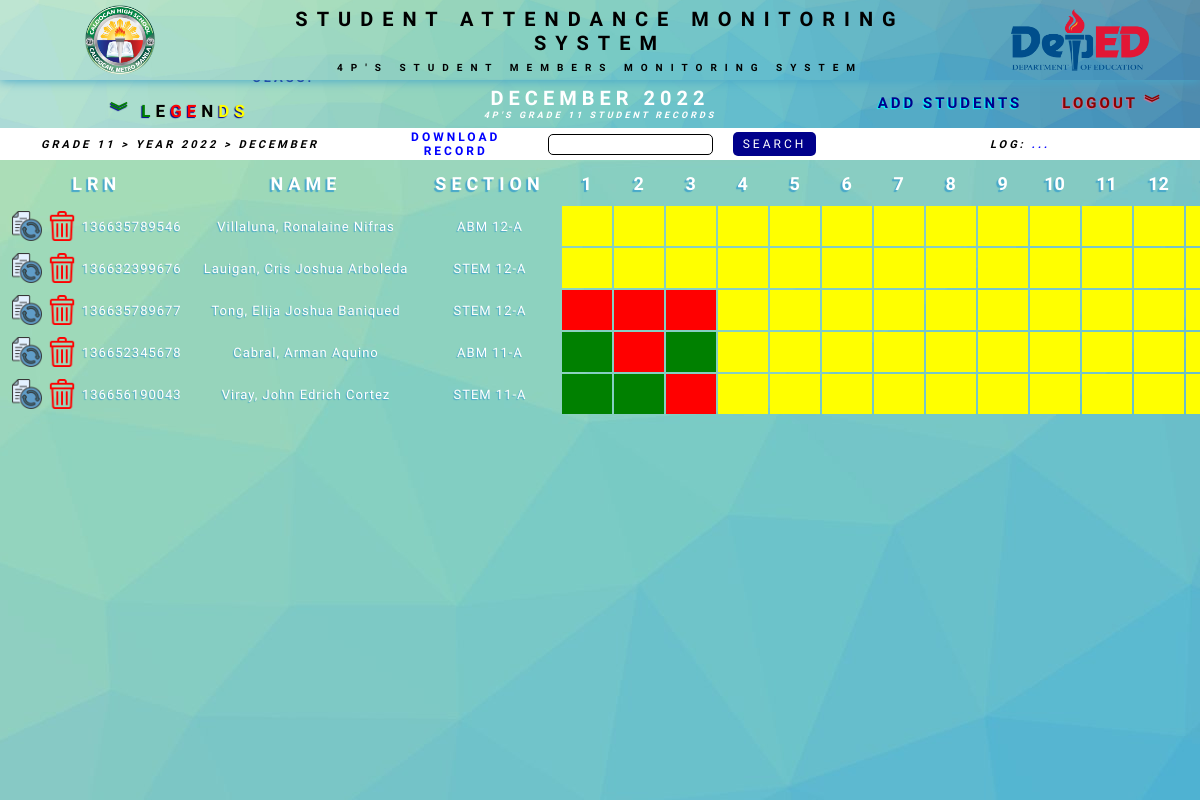
Page /grade11/grade11december2022.php (signed in) on the committed database.
### tables this page shows
CREATE TABLE `grade11_december2022` (
  `month_id` int(20) NOT NULL,
  `lrn` varchar(12) NOT NULL,
  `student_name` varchar(50) NOT NULL,
  `section` varchar(20) NOT NULL,
  `1` varchar(20) NOT NULL,
  `2` varchar(20) NOT NULL,
  `3` varchar(20) NOT NULL,
  `4` varchar(20) NOT NULL,
  `5` varchar(20) NOT NULL,
  `6` varchar(20) NOT NULL,
  `7` varchar(20) NOT NULL,
  `8` varchar(20) NOT NULL,
  `9` varchar(20) NOT NULL,
  `10` varchar(20) NOT NULL,
  `11` varchar(20) NOT NULL,
  `12` varchar(20) NOT NULL,
  `13` varchar(20) NOT NULL,
  `14` varchar(20) NOT NULL,
  `15` varchar(20) NOT NULL,
  `16` varchar(20) NOT NULL,
  `17` varchar(20) NOT NULL,
  `18` varchar(20) NOT NULL,
  `19` varchar(20) NOT NULL,
  `20` varchar(20) NOT NULL,
  `21` varchar(20) NOT NULL,
  `22` varchar(20) NOT NULL,
  `23` varchar(20) NOT NULL,
  `24` varchar(20) NOT NULL,
  `25` varchar(20) NOT NULL,
  `26` varchar(20) NOT NULL,
  `27` varchar(10) NOT NULL,
  `28` varchar(10) NOT NULL,
  `29` varchar(10) NOT NULL,
  `30` varchar(10) NOT NULL,
  `31` varchar(10) NOT NULL,
  `school_days` int(10) NOT NULL,
  `present_total` int(10) NOT NULL,
  `absent_total` int(10) NOT NULL,
  `attendance_rate` float NOT NULL,
  `created` timestamp NOT NULL DEFAULT current_timestamp()
);

### databaseConnection.php (called while the page is built)
<?php
    function databaseConnection() {
        $dbHost = 'localhost';
        $dbName = 'samsdb';
        $dbUsername = 'root';
        $dbPassword = '';
        $connection = mysqli_connect($dbHost,$dbUsername,$dbPassword,$dbName);
        return $connection;
    }
?>

### grade11/grade11december2022.php (the view, shortened to what this page needs)
<?php
require_once "../databaseConnection.php";
$selectMonthYearSql = "SELECT * FROM grade11_december2022";
$initiateSelectSql = mysqli_query(databaseConnection(), $selectMonthYearSql);
$monthYearRow = mysqli_fetch_assoc($initiateSelectSql);
$messageUpdate = $_SESSION['messageUpdate'];
$classDays = array();
?>
<!DOCTYPE html>
<html lang="en">
<head>
   <link rel="stylesheet" href="../styles/mainAttendanceUI.css?v=<?php echo time(); ?>">
   <link rel="stylesheet" href="../styles/header-footer.css?v=<?php echo time(); ?>">
   <link rel="stylesheet" href="../styles/popups.css?v=<?php echo time(); ?>">
</head>
<body>
   <header>
      <div class="calLogo">
         <div>
            <img src="../assets/calHigh.png" alt="Caloocan Highschool Logo">
         </div>
      </div>
      <div class="title">
         <h2>Student Attendance Monitoring System</h2>
         <h5>4P's Student Members Monitoring System</h5>
      </div>
      <div class="depEdLogo">
         <div>
            <img src="../assets/depEd.png" alt="DepEd Logo">
         </div>
      </div>
   </header>
   <section class="nav">
      <div class="legend">
         <div>
            <div class="present">
               <h2>present:</h2>
               <h3 class="color present">#P#</h3>
            </div>
            <div class="absent">
               <h2>absent:</h3>
                  <h3 class="color absent">#A#</h3>
            </div>
            <div class="schoolDays">
               <h2>No Class:</h2>
               <h3 class="color schoolDays">NC#</h3>
            </div>
         </div>
         <h1><span class="green">︾ L</span>e<span class="red">ge</span>n<span class="yellow">ds</span></h1>
      </div>
      <div class="title">
         <h6 class="adminLogged">Admin : <span><?php echo $_SESSION['username']; ?></span></h6>
         <div>
            <h3>december 2022</h3>
            <h6>4p's Grade 11 Student Records</h6>
         </div>
      </div>
      <div class="navigate">
         <div>
            <h2 class="dashboard">
               <a href="../adminDashboard/admin_dashboard-gradeLevel.php">portal</a>
            </h2>
         </div>
         <div>
            <h2 class="addStudents"><a href="../studentAttendance/addStudents.php">
                  Add students</a>
            </h2>
            <h2 class="logout">
               <a href="../logout.php">logout ︾</a>
            </h2>
         </div>
      </div>
   </section>
   <section class="log">
      <h3><a href="../adminDashboard/admin_dashboard-gradeLevel.php">Grade 11 > </a><a href="../adminDashboard/admin_dashboard-grade11year2022.php">Year 2022 ></a><a href="grade11december2022.php"> december </a>
      </h3>
      <form action="grade11december2022_searchStudent.php" method="GET">
         <h3 class="downloadExcel" id="downloadExcel">
            <a href="../downloadRecord.php">Download Record</a>
         </h3>
         <input name="userSearch" type="text">
         <button type="submit">Search</button>
      </form>
      <h3 id="log">Log: <span><?php
                              if ($messageUpdate == "") {
                                 echo "...";
                              } else {
                                 echo "$messageUpdate";
                              }
                              ?></span>
      </h3>
   </section>
   <section class="main">
      <table id="studentRecords">
         <tr class="tableHeader">
            <th class="otherInfo">LRN</th>
            <th class="otherInfo">Name</th>
            <th class="otherInfo">Section</th>
            <th class="monthDays">1</th>
            <th class="monthDays">2</th>
            <th class="monthDays">3</th>
            <th class="monthDays">4</th>
            <th class="monthDays">5</th>
            <th class="monthDays">6</th>
            <th class="monthDays">7</th>
            <th class="monthDays">8</th>
            <th class="monthDays">9</th>
            <th class="monthDays">10</th>
            <th class="monthDays">11</th>
            <th class="monthDays">12</th>
            <th class="monthDays">13</th>
         </tr>
         <?php do {
            if ($monthYearRow == 0) {
               echo "   <td class='noData' colspan = '38'>
                 No data to display here, please add students ...
                 </td>";
            } else {
         ?>
               <form action="../studentAttendance/saveStudentAttendance.php?ID=<?php echo  $monthYearRow['lrn']; ?>" method="post" name="studentAttendanceRecord">
                  <tr>
                     <td class="studentInfo lrn">
                        <button type="submit" name="saveAttendance">
                           <img src="../assets/update.png">
                        </button>
                        <a onclick="openAttendanceDeletePopup('<?php echo $monthYearRow['lrn'];  ?>')">
                           <img src="../assets/delete.png">
                        </a>
                        <?php echo $monthYearRow['lrn']; ?>
                     </td>
                     <td class="studentInfo"><?php echo $monthYearRow['student_name']; ?></td>
                     <td class="studentInfo"><?php echo $monthYearRow['section']; ?></td>
                     <td class="classDays classDay01">
                     </td>
                     <td class="classDays classDay2">
                     </td>
                     <td class="classDays classDay3">
                     </td>
                     <td class="classDays classDay4">
                     </td>
                     <td class="classDays classDay5">
                     </td>
                     <td class="classDays classDay6">
                     </td>
                     <td class="classDays classDay7">
                     </td>
                     <td class="classDays classDay8">
                     </td>
                     <td class="classDays classDay9">
                     </td>
                     <td class="classDays classDay10">
                     </td>
                     <td class="classDays classDay11">
                     </td>
                     <td class="classDays classDay12">
                     </td>
                     <td class="classDays classDay13">
                     </td>
                  </tr>
               </form>
               <?php
               array_push($classDays, $monthYearRow['1']);
               array_push($classDays, $monthYearRow['2']);
               array_push($classDays, $monthYearRow['3']);
               array_push($classDays, $monthYearRow['4']);
               array_push($classDays, $monthYearRow['5']);
               array_push($classDays, $monthYearRow['6']);
               array_push($classDays, $monthYearRow['7']);
               array_push($classDays, $monthYearRow['8']);
               array_push($classDays, $monthYearRow['9']);
               array_push($classDays, $monthYearRow['10']);
               array_push($classDays, $monthYearRow['11']);
               array_push($classDays, $monthYearRow['12']);
               array_push($classDays, $monthYearRow['13']);
               array_push($classDays, $monthYearRow['14']);
               array_push($classDays, $monthYearRow['15']);
               array_push($classDays, $monthYearRow['16']);
               array_push($classDays, $monthYearRow['17']);
               array_push($classDays, $monthYearRow['18']);
               array_push($classDays, $monthYearRow['19']);
               array_push($classDays, $monthYearRow['20']);
               array_push($classDays, $monthYearRow['21']);
               array_push($classDays, $monthYearRow['22']);
               array_push($classDays, $monthYearRow['23']);
               array_push($classDays, $monthYearRow['24']);
               array_push($classDays, $monthYearRow['25']);
               array_push($classDays, $monthYearRow['26']);
               array_push($classDays, $monthYearRow['27']);
               array_push($classDays, $monthYearRow['28']);
               array_push($classDays, $monthYearRow['29']);
               array_push($classDays, $monthYearRow['30']);
               array_push($classDays, $monthYearRow['31']);
               ?>
         <?php
            }
         } while ($monthYearRow = mysqli_fetch_assoc($initiateSelectSql)) ?>
      </table>
   </section>
</body>
</html>

### styles/header-footer.css (style rules this page uses)
header { justify-content: center; display: flex; position: fixed; height: 10vh; width: 100%; box-shadow: 0px 1px 3px rgba(70, 167, 202, 1); background-image: url("../assets/bg01.jpg"); background-repeat: no-repeat; background-size: cover; background-position: center; z-index: 5; }
header div { height: 100%; }
.calLogo { width: 20%; display: flex; justify-content: center; }
.calLogo div img { height: 100%; width: 100%; padding: 6%; }
.title { font-family: "Tomorrow", sans-serif; text-transform: uppercase; width: 60%; display: flex; text-align: center; flex-direction: column; align-items: center; justify-content: center; }
.title h2 { font-size: 25px; letter-spacing: 10px; }
.title h5 { font-size: 13px; letter-spacing: 10px; padding-top: 7px; }
.depEdLogo { width: 20%; display: flex; justify-content: center; }
.depEdLogo div img { height: 100%; width: 100%; padding: 6%; }
@media screen and (max-width: 1520px) { .title h2 { font-size: 20px; } }
@media screen and (max-width: 1520px) { .title h5 { font-size: 10px; padding-top: 7px; } }
@media screen and (max-width: 1335px) { .title h2 { letter-spacing: 9px; } }
@media screen and (max-width: 1335px) { .title h5 { letter-spacing: 8px; } }

### styles/popups.css (style rules this page uses)
* { box-sizing: border-box; padding: 0; margin: 0; }

### rows in the picture
grade11_december2022: lrn "136635789546", student_name "Villaluna, Ronalaine Nifras", section "ABM 12-A"
grade11_december2022: lrn "136632399676", student_name "Lauigan, Cris Joshua Arboleda", section "STEM 12-A"
grade11_december2022: lrn "136635789677", student_name "Tong, Elija Joshua Baniqued", section "STEM 12-A"
grade11_december2022: lrn "136652345678", student_name "Cabral, Arman Aquino", section "ABM 11-A"
grade11_december2022: lrn "136656190043", student_name "Viray, John Edrich Cortez", section "STEM 11-A"
